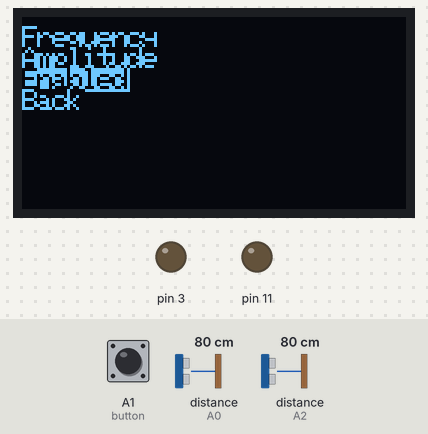
Simulated run of this sketch. Board: Arduino Uno, built with avr-gcc and run on an emulated ATmega328P. Parts: 128×64 one-colour display, output pins drawn as LEDs (lit = HIGH). Wiring (inferred from the names in the program): 2 × range finder with pulse-width output: data A0 / data A2. The test bench sets the inputs (shaded band); at power-on: distance to the obstacle (sensors on A0, A2) 80 cm, A1 (button) HIGH.

Above: at 1.67 s.
2.3 s: distance to the obstacle (sensor on A0) set to 4 cm
5.3 s: distance to the obstacle (sensor on A0) set to 250 cm
At 6.62 s:
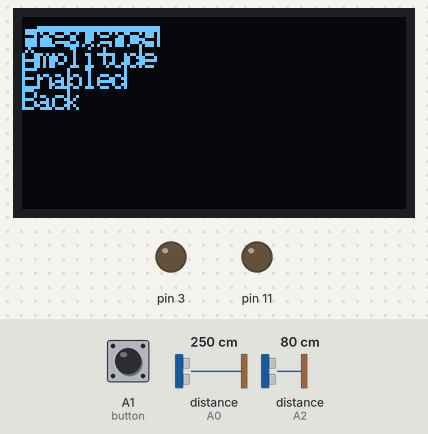
8.3 s: distance to the obstacle (sensor on A2) set to 120 cm
11.3 s: A1 (button) pulled LOW for 1 s
At 12.7 s:
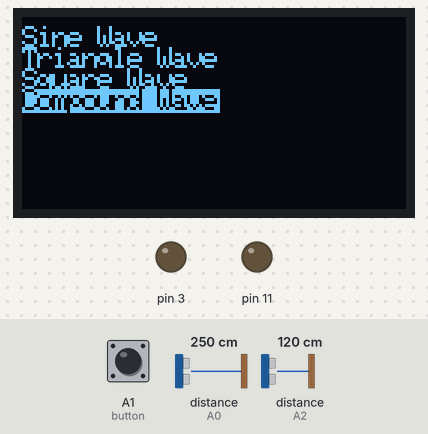
12.9 s: A1 (button) pulled LOW for 0.15 s
At 13.19 s:
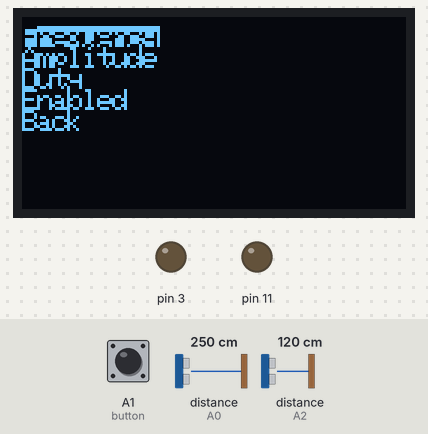

The sketch:

DaFunc.ino
```cpp
#include <SPI.h>
#include <Wire.h>
#include <Adafruit_GFX.h>
#include <Adafruit_SSD1306.h>
#include "avr/pgmspace.h"

#define OLED_RESET 4
Adafruit_SSD1306 display(OLED_RESET);

#define encoder0PinA  A2
#define encoder0PinB  A0
#define button  A1

#define PAGE_MAIN 0
#define PAGE_SIN 1
#define PAGE_TRI 2
#define PAGE_SQUARE 3
#define PAGE_COM 4

// table of 256 sine values / one sine period / stored in flash memory
PROGMEM  prog_uchar sine256[]  = {
  127,130,133,136,139,143,146,149,152,155,158,161,164,167,170,173,176,178,181,184,187,190,192,195,198,200,203,205,208,210,212,215,217,219,221,223,225,227,229,231,233,234,236,238,239,240,
  242,243,244,245,247,248,249,249,250,251,252,252,253,253,253,254,254,254,254,254,254,254,253,253,253,252,252,251,250,249,249,248,247,245,244,243,242,240,239,238,236,234,233,231,229,227,225,223,
  221,219,217,215,212,210,208,205,203,200,198,195,192,190,187,184,181,178,176,173,170,167,164,161,158,155,152,149,146,143,139,136,133,130,127,124,121,118,115,111,108,105,102,99,96,93,90,87,84,81,78,
  76,73,70,67,64,62,59,56,54,51,49,46,44,42,39,37,35,33,31,29,27,25,23,21,20,18,16,15,14,12,11,10,9,7,6,5,5,4,3,2,2,1,1,1,0,0,0,0,0,0,0,1,1,1,2,2,3,4,5,5,6,7,9,10,11,12,14,15,16,18,20,21,23,25,27,29,31,
  33,35,37,39,42,44,46,49,51,54,56,59,62,64,67,70,73,76,78,81,84,87,90,93,96,99,102,105,108,111,115,118,121,124
};

static const prog_uchar tri[] PROGMEM = {0, 0, 1, 2, 3, 4, 5, 6, 7, 8, 9, 10, 11, 12, 13, 14, 15, 16, 17, 18, 19, 20, 21, 22, 23, 24, 25, 26, 27, 28, 29, 30, 31, 32, 33, 34, 35, 36, 37, 38, 39, 40, 41, 42, 43, 44, 45, 46, 47, 48, 49, 50, 51, 52, 53, 54, 55, 56, 57, 58, 59, 60, 61, 62, 63, 64, 65, 66, 67, 68, 69, 70, 71, 72, 73, 74, 75, 76, 77, 78, 79, 80, 81, 82, 83, 84, 85, 86, 87, 88, 89, 90, 91, 92, 93, 94, 95, 96, 97, 98, 99, 100, 101, 102, 103, 104, 105, 106, 107, 108, 109, 110, 111, 112, 113, 114, 115, 116, 117, 118, 119, 120, 121, 122, 123, 124, 125, 126, 127, 128, 129, 130, 131, 132, 133, 134, 135, 136, 137, 138, 139, 140, 141, 142, 143, 144, 145, 146, 147, 148, 149, 150, 151, 152, 153, 154, 155, 156, 157, 158, 159, 160, 161, 162, 163, 164, 165, 166, 167, 168, 169, 170, 171, 172, 173, 174, 175, 176, 177, 178, 179, 180, 181, 182, 183, 184, 185, 186, 187, 188, 189, 190, 191, 192, 193, 194, 195, 196, 197, 198, 199, 200, 201, 202, 203, 204, 205, 206, 207, 208, 209, 210, 211, 212, 213, 214, 215, 216, 217, 218, 219, 220, 221, 222, 223, 224, 225, 226, 227, 228, 229, 230, 231, 232, 233, 234, 235, 236, 237, 238, 239, 240, 241, 242, 243, 244, 245, 246, 247, 248, 249, 250, 251, 252, 253, 254, 254, 253, 252, 251, 250, 249, 248, 247, 246, 245, 244, 243, 242, 241, 240, 239, 238, 237, 236, 235, 234, 233, 232, 231, 230, 229, 228, 227, 226, 225, 224, 223, 222, 221, 220, 219, 218, 217, 216, 215, 214, 213, 212, 211, 210, 209, 208, 207, 206, 205, 204, 203, 202, 201, 200, 199, 198, 197, 196, 195, 194, 193, 192, 191, 190, 189, 188, 187, 186, 185, 184, 183, 182, 181, 180, 179, 178, 177, 176, 175, 174, 173, 172, 171, 170, 169, 168, 167, 166, 165, 164, 163, 162, 161, 160, 159, 158, 157, 156, 155, 154, 153, 152, 151, 150, 149, 148, 147, 146, 145, 144, 143, 142, 141, 140, 139, 138, 137, 136, 135, 134, 133, 132, 131, 130, 129, 128, 127, 126, 125, 124, 123, 122, 121, 120, 119, 118, 117, 116, 115, 114, 113, 112, 111, 110, 109, 108, 107, 106, 105, 104, 103, 102, 101, 100, 99, 98, 97, 96, 95, 94, 93, 92, 91, 90, 89, 88, 87, 86, 85, 84, 83, 82, 81, 80, 79, 78, 77, 76, 75, 74, 73, 72, 71, 70, 69, 68, 67, 66, 65, 64, 63, 62, 61, 60, 59, 58, 57, 56, 55, 54, 53, 52, 51, 50, 49, 48, 47, 46, 45, 44, 43, 42, 41, 40, 39, 38, 37, 36, 35, 34, 33, 32, 31, 30, 29, 28, 27, 26, 25, 24, 23, 22, 21, 20, 19, 18, 17, 16, 15, 14, 13, 12, 11, 10, 9, 8, 7, 6, 5, 4, 3, 2, 1, 0, 0};

static const prog_uchar sine[] PROGMEM = {
0x00, 0x00, 0x00, 0x00, 0x00, 0x00, 0x00, 0x00, 0x00, 0x00, 0x00, 0x00, 0x00, 0x00, 0x00, 0x00,
0x00, 0x03, 0x60, 0x00, 0x00, 0x00, 0x00, 0x00, 0x00, 0x06, 0xC0, 0x00, 0x00, 0x00, 0x00, 0x00,
0x00, 0x04, 0x10, 0x00, 0x00, 0x00, 0x00, 0x00, 0x00, 0x08, 0x20, 0x00, 0x00, 0x00, 0x00, 0x00,
0x00, 0x08, 0x08, 0x00, 0x00, 0x00, 0x00, 0x00, 0x00, 0x10, 0x10, 0x00, 0x00, 0x00, 0x00, 0x00,
0x00, 0x10, 0x04, 0x00, 0x00, 0x00, 0x00, 0x00, 0x00, 0x00, 0x08, 0x00, 0x00, 0x00, 0x00, 0x00,
0x00, 0x10, 0x02, 0x00, 0x00, 0x00, 0x00, 0x00, 0x00, 0x20, 0x04, 0x00, 0x00, 0x00, 0x00, 0x00,
0x00, 0x20, 0x02, 0x00, 0x00, 0x00, 0x00, 0x00, 0x00, 0x40, 0x04, 0x00, 0x00, 0x00, 0x00, 0x00,
0x00, 0x00, 0x01, 0x00, 0x00, 0x00, 0x00, 0x00, 0x00, 0x40, 0x02, 0x00, 0x00, 0x00, 0x00, 0x00,
0x00, 0x40, 0x01, 0x00, 0x00, 0x00, 0x00, 0x00, 0x00, 0x80, 0x02, 0x00, 0x00, 0x00, 0x00, 0x00,
0x00, 0x00, 0x00, 0x80, 0x00, 0x00, 0x00, 0x00, 0x00, 0x80, 0x01, 0x00, 0x00, 0x00, 0x00, 0x00,
0x00, 0x80, 0x00, 0x80, 0x00, 0x00, 0x00, 0x00, 0x01, 0x00, 0x01, 0x00, 0x00, 0x00, 0x00, 0x00,
0x00, 0x80, 0x00, 0x40, 0x00, 0x00, 0x00, 0x00, 0x01, 0x00, 0x00, 0x80, 0x00, 0x00, 0x00, 0x00,
0x01, 0x00, 0x00, 0x40, 0x00, 0x00, 0x00, 0x00, 0x02, 0x00, 0x00, 0x80, 0x00, 0x00, 0x00, 0x00,
0x01, 0x00, 0x00, 0x00, 0x00, 0x00, 0x00, 0x00, 0x02, 0x00, 0x00, 0x40, 0x00, 0x00, 0x00, 0x00,
0x00, 0x00, 0x00, 0x20, 0x00, 0x00, 0x00, 0x00, 0x00, 0x00, 0x00, 0x40, 0x00, 0x00, 0x00, 0x00,
0x02, 0x00, 0x00, 0x20, 0x00, 0x00, 0x00, 0x00, 0x04, 0x00, 0x00, 0x40, 0x00, 0x00, 0x00, 0x00,
0x02, 0x00, 0x00, 0x10, 0x00, 0x00, 0x00, 0x00, 0x04, 0x00, 0x00, 0x20, 0x00, 0x00, 0x00, 0x00,
0x04, 0x00, 0x00, 0x10, 0x00, 0x00, 0x00, 0x00, 0x08, 0x00, 0x00, 0x20, 0x00, 0x00, 0x00, 0x00,
0x04, 0x00, 0x00, 0x00, 0x00, 0x00, 0x00, 0x00, 0x08, 0x00, 0x00, 0x00, 0x00, 0x00, 0x00, 0x00,
0x04, 0x00, 0x00, 0x08, 0x00, 0x00, 0x00, 0x00, 0x08, 0x00, 0x00, 0x10, 0x00, 0x00, 0x00, 0x00,
0x08, 0x00, 0x00, 0x08, 0x00, 0x00, 0x00, 0x00, 0x10, 0x00, 0x00, 0x10, 0x00, 0x00, 0x00, 0x00,
0x08, 0x00, 0x00, 0x00, 0x00, 0x00, 0x00, 0x00, 0x10, 0x00, 0x00, 0x00, 0x00, 0x00, 0x00, 0x00,
0x00, 0x00, 0x00, 0x04, 0x00, 0x00, 0x00, 0x00, 0x10, 0x00, 0x00, 0x08, 0x00, 0x00, 0x00, 0x00,
0x10, 0x00, 0x00, 0x04, 0x00, 0x00, 0x00, 0x00, 0x20, 0x00, 0x00, 0x08, 0x00, 0x00, 0x00, 0x00,
0x10, 0x00, 0x00, 0x00, 0x00, 0x00, 0x00, 0x00, 0x20, 0x00, 0x00, 0x00, 0x00, 0x00, 0x00, 0x00,
0x00, 0x00, 0x00, 0x02, 0x00, 0x00, 0x00, 0x00, 0x20, 0x00, 0x00, 0x04, 0x00, 0x00, 0x00, 0x00,
0x20, 0x00, 0x00, 0x02, 0x00, 0x00, 0x00, 0x00, 0x40, 0x00, 0x00, 0x04, 0x00, 0x00, 0x00, 0x00,
0x20, 0x00, 0x00, 0x00, 0x00, 0x00, 0x00, 0x00, 0x40, 0x00, 0x00, 0x00, 0x00, 0x00, 0x00, 0x00,
0x00, 0x00, 0x00, 0x01, 0x00, 0x00, 0x00, 0x00, 0x40, 0x00, 0x00, 0x02, 0x00, 0x00, 0x00, 0x00,
0x40, 0x00, 0x00, 0x01, 0x00, 0x00, 0x00, 0x00, 0x80, 0x00, 0x00, 0x02, 0x00, 0x00, 0x00, 0x00,
0x40, 0x00, 0x00, 0x00, 0x00, 0x00, 0x00, 0x00, 0x80, 0x00, 0x00, 0x00, 0x00, 0x00, 0x00, 0x00,
0x40, 0x00, 0x00, 0x00, 0x80, 0x00, 0x00, 0x00, 0x80, 0x00, 0x00, 0x01, 0x00, 0x00, 0x00, 0x00,
0x00, 0x00, 0x00, 0x00, 0x80, 0x00, 0x00, 0x01, 0x00, 0x00, 0x00, 0x01, 0x00, 0x00, 0x00, 0x02,
0x00, 0x00, 0x00, 0x00, 0x00, 0x00, 0x00, 0x01, 0x00, 0x00, 0x00, 0x00, 0x00, 0x00, 0x00, 0x02,
0x00, 0x00, 0x00, 0x00, 0x40, 0x00, 0x00, 0x01, 0x00, 0x00, 0x00, 0x00, 0x80, 0x00, 0x00, 0x02,
0x00, 0x00, 0x00, 0x00, 0x40, 0x00, 0x00, 0x02, 0x00, 0x00, 0x00, 0x00, 0x80, 0x00, 0x00, 0x00,
0x00, 0x00, 0x00, 0x00, 0x00, 0x00, 0x00, 0x02, 0x00, 0x00, 0x00, 0x00, 0x00, 0x00, 0x00, 0x04,
0x00, 0x00, 0x00, 0x00, 0x20, 0x00, 0x00, 0x02, 0x00, 0x00, 0x00, 0x00, 0x40, 0x00, 0x00, 0x04,
0x00, 0x00, 0x00, 0x00, 0x20, 0x00, 0x00, 0x04, 0x00, 0x00, 0x00, 0x00, 0x40, 0x00, 0x00, 0x00,
0x00, 0x00, 0x00, 0x00, 0x00, 0x00, 0x00, 0x04, 0x00, 0x00, 0x00, 0x00, 0x00, 0x00, 0x00, 0x08,
0x00, 0x00, 0x00, 0x00, 0x10, 0x00, 0x00, 0x04, 0x00, 0x00, 0x00, 0x00, 0x20, 0x00, 0x00, 0x08,
0x00, 0x00, 0x00, 0x00, 0x10, 0x00, 0x00, 0x08, 0x00, 0x00, 0x00, 0x00, 0x20, 0x00, 0x00, 0x00,
0x00, 0x00, 0x00, 0x00, 0x00, 0x00, 0x00, 0x08, 0x00, 0x00, 0x00, 0x00, 0x00, 0x00, 0x00, 0x10,
0x00, 0x00, 0x00, 0x00, 0x08, 0x00, 0x00, 0x08, 0x00, 0x00, 0x00, 0x00, 0x10, 0x00, 0x00, 0x10,
0x00, 0x00, 0x00, 0x00, 0x08, 0x00, 0x00, 0x10, 0x00, 0x00, 0x00, 0x00, 0x10, 0x00, 0x00, 0x20,
0x00, 0x00, 0x00, 0x00, 0x00, 0x00, 0x00, 0x10, 0x00, 0x00, 0x00, 0x00, 0x00, 0x00, 0x00, 0x20,
0x00, 0x00, 0x00, 0x00, 0x04, 0x00, 0x00, 0x10, 0x00, 0x00, 0x00, 0x00, 0x08, 0x00, 0x00, 0x20,
0x00, 0x00, 0x00, 0x00, 0x04, 0x00, 0x00, 0x20, 0x00, 0x00, 0x00, 0x00, 0x08, 0x00, 0x00, 0x40,
0x00, 0x00, 0x00, 0x00, 0x02, 0x00, 0x00, 0x20, 0x00, 0x00, 0x00, 0x00, 0x04, 0x00, 0x00, 0x40,
0x00, 0x00, 0x00, 0x00, 0x02, 0x00, 0x00, 0x00, 0x00, 0x00, 0x00, 0x00, 0x04, 0x00, 0x00, 0x00,
0x00, 0x00, 0x00, 0x00, 0x02, 0x00, 0x00, 0x40, 0x00, 0x00, 0x00, 0x00, 0x00, 0x00, 0x00, 0x80,
0x00, 0x00, 0x00, 0x00, 0x01, 0x00, 0x00, 0x40, 0x00, 0x00, 0x00, 0x00, 0x02, 0x00, 0x00, 0x80,
0x00, 0x00, 0x00, 0x00, 0x01, 0x00, 0x00, 0x80, 0x00, 0x00, 0x00, 0x00, 0x02, 0x00, 0x01, 0x00,
0x00, 0x00, 0x00, 0x00, 0x00, 0x80, 0x00, 0x80, 0x00, 0x00, 0x00, 0x00, 0x01, 0x00, 0x01, 0x00,
0x00, 0x00, 0x00, 0x00, 0x00, 0x80, 0x01, 0x00, 0x00, 0x00, 0x00, 0x00, 0x01, 0x00, 0x02, 0x00,
0x00, 0x00, 0x00, 0x00, 0x00, 0x40, 0x01, 0x00, 0x00, 0x00, 0x00, 0x00, 0x00, 0x80, 0x02, 0x00,
0x00, 0x00, 0x00, 0x00, 0x00, 0x40, 0x02, 0x00, 0x00, 0x00, 0x00, 0x00, 0x00, 0x80, 0x00, 0x00,
0x00, 0x00, 0x00, 0x00, 0x00, 0x20, 0x02, 0x00, 0x00, 0x00, 0x00, 0x00, 0x00, 0x40, 0x04, 0x00,
0x00, 0x00, 0x00, 0x00, 0x00, 0x20, 0x04, 0x00, 0x00, 0x00, 0x00, 0x00, 0x00, 0x40, 0x08, 0x00,
0x00, 0x00, 0x00, 0x00, 0x00, 0x10, 0x00, 0x00, 0x00, 0x00, 0x00, 0x00, 0x00, 0x20, 0x08, 0x00,
0x00, 0x00, 0x00, 0x00, 0x00, 0x08, 0x08, 0x00, 0x00, 0x00, 0x00, 0x00, 0x00, 0x10, 0x10, 0x00,
0x00, 0x00, 0x00, 0x00, 0x00, 0x04, 0x10, 0x00, 0x00, 0x00, 0x00, 0x00, 0x00, 0x08, 0x20, 0x00,
0x00, 0x00, 0x00, 0x00, 0x00, 0x03, 0xE0, 0x00, 0x00, 0x00, 0x00, 0x00, 0x00, 0x07, 0xC0, 0x00,
0x00, 0x00, 0x00, 0x00, 0x00, 0x00, 0x00, 0x00, 0x00, 0x00, 0x00, 0x00, 0x00, 0x00, 0x00, 0x00
};

/*
int counter = 0;
volatile unsigned int freq = 1;

int tocallcount = 0;
void tocall() {
analogWrite(9, tri[(tocallcount++*freq)%512]);
}
*/


unsigned int encoder_sensitivity = 2;
volatile unsigned int page = PAGE_MAIN;
volatile unsigned int line = 0;
volatile unsigned int opage = -1;
volatile unsigned int oline = -1;
const byte waveforms[][2] PROGMEM = {
                                    {0x00,0x01},//sine
                                    {0x00,0x01}//triangle
                                   };
const char* lines[][5] = {{"Sine Wave","Triangle Wave","Square Wave","Compound Wave",""},
                         {"Frequency","Amplitude","Enabled","Back",""},
                         {"Frequency","Amplitude","Attack","Enabled","Back"},
                         {"Frequency","Amplitude","Duty","Enabled","Back"},
                         {"Sine Wave","Triangle Wave","Square Wave","Enabled","Back"}};
const int line_count[] = {4,4,5,5,5};

unsigned int mod(int a, int b) {
  return  (a+b) % b;
}

void handleEncoder() {
  if (digitalRead(encoder0PinA) == digitalRead(encoder0PinB)) {
    line = mod((line + 1),(line_count[page]*encoder_sensitivity));
  } else {
    line = mod((line - 1),(line_count[page]*encoder_sensitivity));
  }
}

void handleButton() {
  switch (page) {
    case PAGE_MAIN:
      page = (int)((float)line/(float)encoder_sensitivity)+1;
      line=0;
      break;
    case PAGE_SIN:
      if ((int)((float)line/(float)encoder_sensitivity) == line_count[page]-1) {
        page = 0;
        line=0;
      } else {
        //updateDisplay(lines[line+1]);
      }
      //line=0;
      break;
    case PAGE_TRI:
      if ((int)((float)line/(float)encoder_sensitivity) == line_count[page]-1) {
        page = 0;
        line=0;
      } else {
        //updateDisplay(lines[line+1]);
      }
      //line=0;
      break;
    case PAGE_SQUARE:
      if ((int)((float)line/(float)encoder_sensitivity) == line_count[page]-1) {
        page = 0;
        line=0;
      } else {
        //updateDisplay(lines[line+1]);
      }
      //line=0;
      break;
    case PAGE_COM:
      if ((int)((float)line/(float)encoder_sensitivity) == line_count[page]-1) {
        page = 0;
        line=0;
      } else {
        //updateDisplay(lines[line+1]);
      }
      //line=0;
      break;
  }
}

int scale = 1;
void updateDisplay(const char* data[],int len) {
      oline = line;
      opage = page;
      display.clearDisplay();
      for (int i = 0; i < len; ++i) {
        uint16_t fg = WHITE;
        uint16_t bg = BLACK;
        if ((int)((float)line/(float)encoder_sensitivity) == i) {
          fg = BLACK;
          bg = WHITE;
        }
        for (int j=0; j<strlen(data[i]); ++j) {
          display.drawChar(scale*5*j,scale*7*i+3,data[i][j],fg,bg,scale);
        }
      }
      display.display();
}

void initOLED() {
  display.begin(SSD1306_SWITCHCAPVCC, 0x3C,false);  // initialize with the I2C addr 0x3C (for the 128x64), no reset pin
  display.clearDisplay(); //Hide Adafruit logo

  // Show image buffer on the display hardware.
  display.drawBitmap(0, 0, sine, 128, 64, WHITE);
  display.display();
  delay(1000);

  // Clear the buffer.
  display.clearDisplay();
}

void initIO() {

  //Setup all outputs!
  //D = Digital
  //A = Analog
  //B = Buffered
  //P = PWM
  //D  D  A  P  P  B  B   A
  //0, 1, 3, 5, 6, 9, 10, 11

  pinMode(3, OUTPUT);
  pinMode(11, OUTPUT);

  pinMode(encoder0PinA, INPUT);
  digitalWrite(encoder0PinA, HIGH);

  pinMode(encoder0PinB, INPUT);
  digitalWrite(encoder0PinB, HIGH);

  pinMode(button, INPUT);
  digitalWrite(button, HIGH);
}
int button_last = -1;
int encoder_last = -1;

void initInterrupts() {
  cli(); //Clear Interrupts
  PCICR = 0x02; //Enable PCINT1 Interrupt
  PCMSK1 = 0b00000111; //??

  //set timer2 interrupt at 40kHz
  TCCR2A = 0;// set entire TCCR2A register to 0
  TCCR2B = 0;// same for TCCR2B
  TCNT2  = 0;//initialize counter value to 0
  // set compare match register for 40khz increments
  OCR2A = 49;// = (16*10^6) / (8*40000)-1
  // turn on CTC mode
  TCCR2A |= (1 << WGM21);
  // Set CS21 bit for 8 prescaler
  TCCR2B |= (1 << CS21);
  // enable timer compare interrupt
  TIMSK2 |= (1 << OCIE2A);

  sei(); //Set Interrupts

  //TCCR2A = _BV(COM2A1) | _BV(COM2B1) | _BV(WGM20);
  //TCCR2B = _BV(CS22);
  //OCR2A = 180;
  //OCR2B = 50;
}


//sends 63Hz sine wave to arduino PORTD DAC
volatile unsigned int t = 0;

ISR(TIMER2_COMPA_vect) {
  //increment t
  t+=1;
  /*
  if (t==512){//40kHz/512 = 78.125Hz
    t=0;
  }
  */

  if (t==256){//40kHz/512 = 78.125Hz
    t=0;
  }


}


/*
//PortB pin change interrupt
ISR(PCINT0_vect) {
}

//PortD pin change interrupt
ISR(PCINT2_vect) {
}
*/

//PortC pin change interrupt
ISR(PCINT1_vect) {
  int enctemp = digitalRead(encoder0PinA);
  if (enctemp  != encoder_last) { //Read on falling or rising edge
    encoder_last = enctemp;
    handleEncoder();
  }
  int buttemp = digitalRead(button);
  if (buttemp != button_last) {
    button_last = buttemp;
    if (buttemp) //Only care about one edge of the button press
      handleButton();
  }
}

void setup() {
  //Serial.begin(9600);
  initOLED();
  initIO();
  initInterrupts();
}

int i = 0;
void loop(){
  if (opage != page || (int)((float)oline/(float)encoder_sensitivity) != (int)((float)line/(float)encoder_sensitivity)) {
    updateDisplay(lines[page], line_count[page]);
  }

//  analogWrite(11,pgm_read_byte_near(tri + t));
  //analogWrite(11,pgm_read_byte_near(sine256 + t));
  OCR2B = pgm_read_byte_near(sine256 + t);
  OCR2A = pgm_read_byte_near(sine256 + t);
}

/*
make menu handling function
make timer function that uses variables that are modified in the menu function for indexing into arrays of waveforms
waveforms[WAVE][SAMPLE]
byte waveforms[][] = {
{0x00,0x01},//sine
{0x00,0x01}//triangle
}
*/
```
